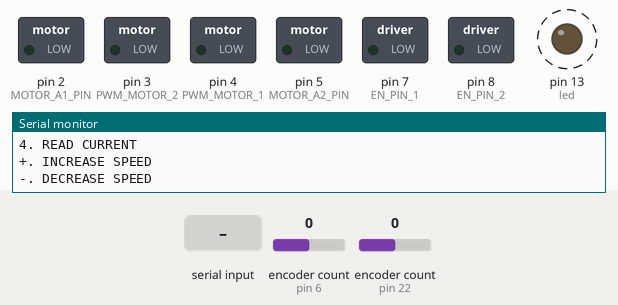
The sketch below on a simulated Arduino Mega 2560, built with avr-gcc and run on an emulated ATmega2560. Shown: switched loads named in the sketch (green lamp = pin HIGH), output pins drawn as LEDs (lit = HIGH), the last lines printed to the serial monitor. Dashed ring = blinking. The test bench sets the inputs (shaded band); at power-on: encoder count (sensors on pin 6, pin 22) 0. Pins used as bus, display or sensor lines are not drawn.

Above: at 1.2 s.
1.3 s: "1" received over Serial
At 1.63 s:
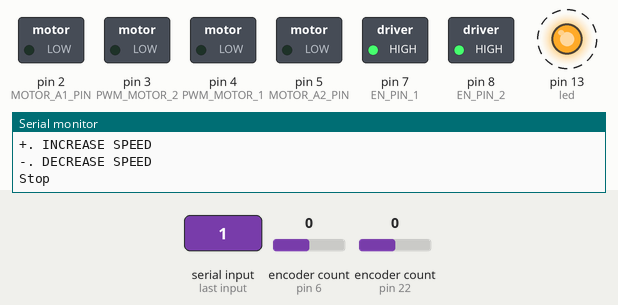
4.3 s: "2" received over Serial
At 4.94 s:
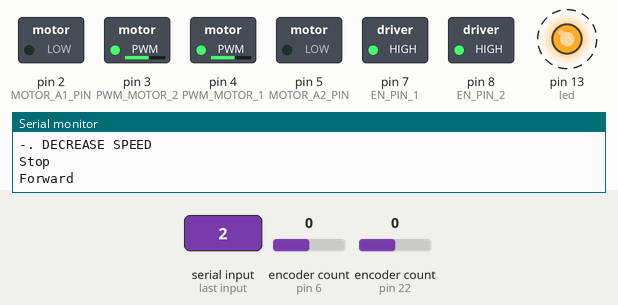
7.3 s: "3" received over Serial
At 7.92 s:
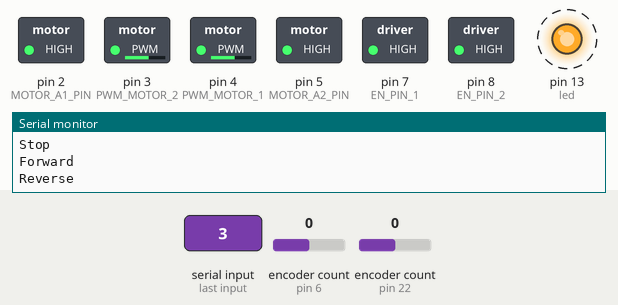
13.3 s: "+" received over Serial
At 15.2 s:
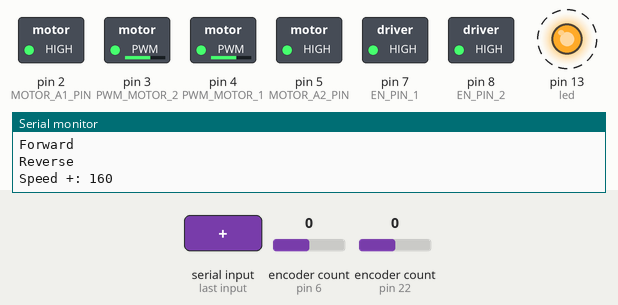
Timing chart, 0 to 17.3 s (numbered marks = the images above; inputs shaded):
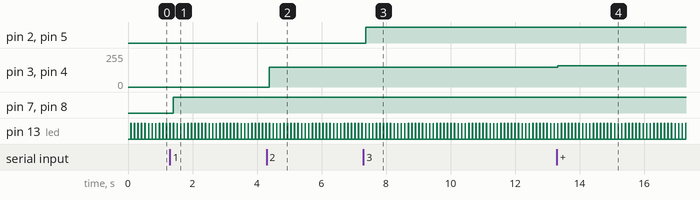

The sketch:

encode-2wd-teensy-moto.ino
```cpp
/*
 Christopher Coballes
 Hi-Techno Barrio
 -Test on Encoder
 -Test on Direction
 -Test on Speed
 -MCU: Teesy LC/4.0/3.2
 */
#include <Encoder.h>

#define BRAKE 0
#define CW    1
#define CCW   2
#define CS_THRESHOLD 15   // Definition of safety current (Check: "1.3 Monster Shield Example").

//MOTOR 1
#define MOTOR_A1_PIN 2
#define MOTOR_B1_PIN 1

//MOTOR 2
#define MOTOR_A2_PIN  5
#define MOTOR_B2_PIN  0

#define PWM_MOTOR_1 4
#define PWM_MOTOR_2 3

#define CURRENT_SEN_1 A2
#define CURRENT_SEN_2 A3

#define EN_PIN_1 7
#define EN_PIN_2 8

#define MOTOR_1 0
#define MOTOR_2 1
int led = 13;
short usSpeed = 150;  //default motor speed
unsigned short usMotor_Status = BRAKE;

/*
Encoder myEnc(A, B);
*/

Encoder myEnc1(6, 21);
Encoder myEnc2(22, 23);
long oldPosition1  = 0;
long oldPosition2  = 0;
long newPosition1 ;
long newPosition2;

//   avoid using pins with LEDs attached
void setup()
{
   Serial.println("Basic Encoder + Motor Test:");
  pinMode(MOTOR_A1_PIN, OUTPUT);
  pinMode(MOTOR_B1_PIN, OUTPUT);

  pinMode(MOTOR_A2_PIN, OUTPUT);
  pinMode(MOTOR_B2_PIN, OUTPUT);

  pinMode(PWM_MOTOR_1, OUTPUT);
  pinMode(PWM_MOTOR_2, OUTPUT);
  pinMode(led, OUTPUT);

 // pinMode(CURRENT_SEN_1, OUTPUT);
 // pinMode(CURRENT_SEN_2, OUTPUT);
  pinMode(EN_PIN_1, OUTPUT);
  pinMode(EN_PIN_2, OUTPUT);

  Serial.begin(9600);              // Initiates the serial to do the monitoring
  Serial.println("Begin motor control");
  Serial.println(); //Print function list for user selection
  Serial.println("Enter number for control option:");
  Serial.println("1. STOP");
  Serial.println("2. FORWARD");
  Serial.println("3. REVERSE");
  Serial.println("4. READ CURRENT");
  Serial.println("+. INCREASE SPEED");
  Serial.println("-. DECREASE SPEED");
  Serial.println();
}

void loop()
{
  char user_input;
  twinkle();

  while(Serial.available())
  {
    user_input = Serial.read(); //Read user input and trigger appropriate function
    digitalWrite(EN_PIN_1, HIGH);
    digitalWrite(EN_PIN_2, HIGH);

    if (user_input =='1')
    {
       Stop();
    }
    else if(user_input =='2')
    {
      Forward();
    }
    else if(user_input =='3')
    {
      Reverse();
    }
    else if(user_input =='+')
    {
      IncreaseSpeed();
    }
    else if(user_input =='-')
    {
      DecreaseSpeed();
    }
    else
    {
      Serial.println("Invalid option entered.");
    }

  } //while
        newPosition1 = myEnc1.read();
        newPosition2 = myEnc2.read();
     if (newPosition1 != oldPosition1) { //enc
       oldPosition1 = newPosition1;
        Serial.println(newPosition1);
        Serial.println(newPosition2);
       }//enc
 } //loop

void Stop()
{
  Serial.println("Stop");
  usMotor_Status = BRAKE;
  motorGo(MOTOR_1, usMotor_Status, 0);
  motorGo(MOTOR_2, usMotor_Status, 0);
}

void Forward()
{
  Serial.println("Forward");
  usMotor_Status = CW;
  motorGo(MOTOR_1, usMotor_Status, usSpeed);
  motorGo(MOTOR_2, usMotor_Status, usSpeed);
}

void Reverse()
{
  Serial.println("Reverse");
  usMotor_Status = CCW;
  motorGo(MOTOR_1, usMotor_Status, usSpeed);
  motorGo(MOTOR_2, usMotor_Status, usSpeed);
}

void IncreaseSpeed()
{
  usSpeed = usSpeed + 10;
  if(usSpeed > 255)
  {
    usSpeed = 255;
  }

  Serial.print("Speed +: ");
  Serial.println(usSpeed);

  motorGo(MOTOR_1, usMotor_Status, usSpeed);
  motorGo(MOTOR_2, usMotor_Status, usSpeed);
}

void twinkle ()
{
  digitalWrite(led, HIGH);   // turn the LED on (HIGH is the voltage level)
  delay(10);                 // wait for a second
  digitalWrite(led, LOW);    // turn the LED off by making the voltage LOW
  delay(100);                // wait for a second
}

void DecreaseSpeed()
{
  usSpeed = usSpeed - 10;
  if(usSpeed < 0)
  {
    usSpeed = 0;
  }

  Serial.print("Speed -: ");
  Serial.println(usSpeed);

  motorGo(MOTOR_1, usMotor_Status, usSpeed);
  motorGo(MOTOR_2, usMotor_Status, usSpeed);
}

void motorGo(uint8_t motor, uint8_t direct, uint8_t pwm)
//Function that controls the variables: motor(0 ou 1), direction (cw ou ccw) e pwm (entra 0 e 255);
{
  if(motor == MOTOR_1)
  {
    if(direct == CW)
    {
      digitalWrite(MOTOR_A1_PIN, LOW);
      digitalWrite(MOTOR_B1_PIN, HIGH);
    }
    else if(direct == CCW)
    {
      digitalWrite(MOTOR_A1_PIN, HIGH);
      digitalWrite(MOTOR_B1_PIN, LOW);
    }
    else
    {
      digitalWrite(MOTOR_A1_PIN, LOW);
      digitalWrite(MOTOR_B1_PIN, LOW);
    }

    analogWrite(PWM_MOTOR_1, pwm);
  }
  else if(motor == MOTOR_2)
  {
    if(direct == CW)
    {
      digitalWrite(MOTOR_A2_PIN, LOW);
      digitalWrite(MOTOR_B2_PIN, HIGH);
    }
    else if(direct == CCW)
    {
      digitalWrite(MOTOR_A2_PIN, HIGH);
      digitalWrite(MOTOR_B2_PIN, LOW);
    }
    else
    {
      digitalWrite(MOTOR_A2_PIN, LOW);
      digitalWrite(MOTOR_B2_PIN, LOW);
    }

    analogWrite(PWM_MOTOR_2, pwm);
  }
}
```

Measured:
- after the input at 1.3 s, pin 7 (EN_PIN_1), pin 8 (EN_PIN_2): LOW → HIGH after 0.11 s
- after the input at 4.3 s, pin 3 (PWM_MOTOR_2), pin 4 (PWM_MOTOR_1): 0/255 → 150/255 after 0.09 s
- after the input at 7.3 s, pin 2 (MOTOR_A1_PIN), pin 5 (MOTOR_A2_PIN): LOW → HIGH after 0.06 s
- after the input at 13.3 s, pin 3 (PWM_MOTOR_2), pin 4 (PWM_MOTOR_1): 150/255 → 160/255 at once
- by itself, pin 13 (led): alternates HIGH for 0.01 s and LOW for 0.10 s
